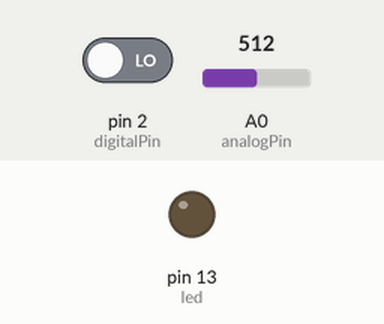
This sketch was run on a simulated Arduino Uno, built with avr-gcc and run on an emulated ATmega328P. Shown: output pins drawn as LEDs (lit = HIGH). The inputs (shaded band) are chosen by the test bench; at power-on: pin 2 (digitalPin) LOW, A0 (analogPin) = 512. What the sketch prints to the serial monitor is not drawn.

Above: at 1.2 s.
1.3 s: pin 2 (digitalPin) driven HIGH
At 1.9 s:
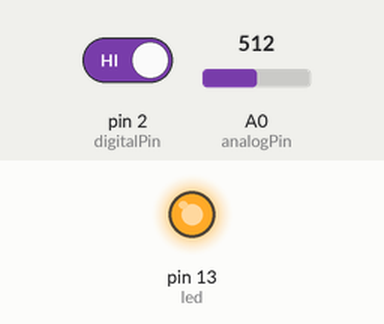
2.8 s: pin 2 (digitalPin) driven LOW
At 3.4 s:
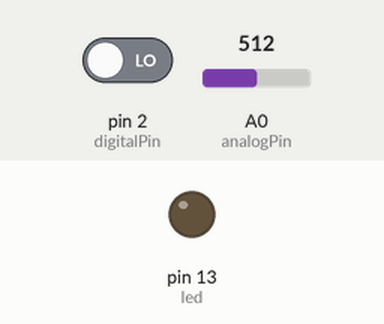
Timing chart, 0 to 5.8 s (numbered marks = the images above; inputs shaded):
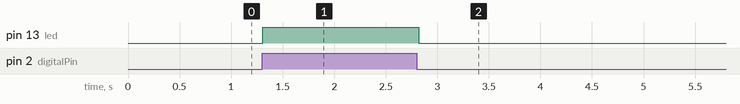

The sketch:

test_temperature_sensor.ino
```cpp
int led = 13; // define the LED pin
int digitalPin = 2; // KY-028 digital interface
int analogPin = A0; // KY-028 analog interface
int digitalVal; // digital readings
int analogVal; //analog readings
float Analog;
float analog_Val;

void setup()
{
  pinMode(led, OUTPUT);
  pinMode(digitalPin, INPUT);
  //pinMode(analogPin, OUTPUT);
  Serial.begin(9600);
}
void loop()
{
  // Read the digital interface
  digitalVal = digitalRead(digitalPin);
  if(digitalVal == HIGH) // if temperature threshold reached
  {
    digitalWrite(led, HIGH); // turn ON Arduino's LED
  }
  else
  {
    digitalWrite(led, LOW); // turn OFF Arduino's LED
  }
  // Read the analog interface
  analogVal = analogRead(analogPin)*(5.0/1023.0);
  Analog = analogVal*0.4882815;


  Serial.println("Temperatura Medida :");
  Serial.println(Analog); // print analog value to serial
  delay(100);

}
```

Measured:
- after the input at 1.3 s, pin 13 (led): LOW → HIGH at once
- after the input at 2.8 s, pin 13 (led): HIGH → LOW at once
